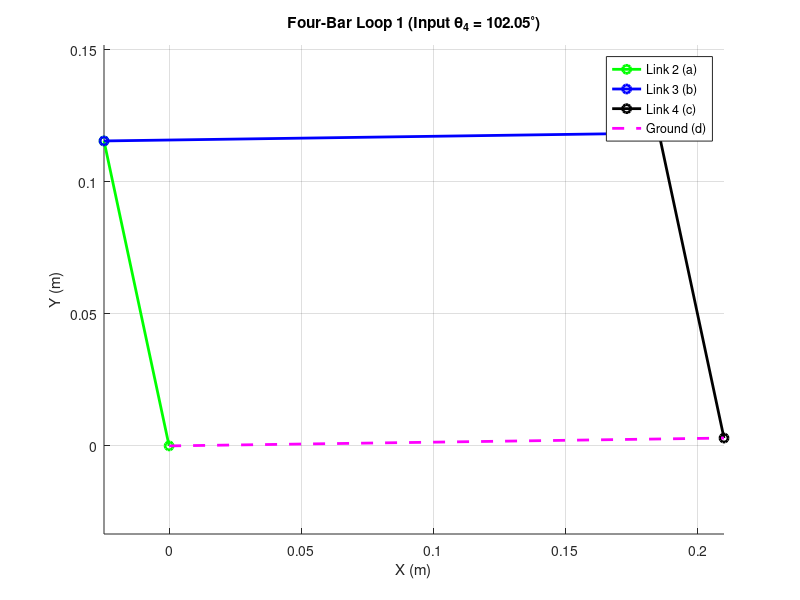

MATLAB code for this plot:
clear all
close all
clc

% ==========================================
% 1. PARAMETERS & INPUT
% ==========================================
% Lengths (meters) based on your request
d = 0.210; % Ground (L1) [cite: 522]
a = 0.118; % Link 2 (Crank) [cite: 522]
b = 0.210; % Link 3 (Coupler) [cite: 522]
c = 0.118; % Link 4 (Rocker/Input here) [cite: 522]

% Input Angles
theta4_deg_global = 102.05; % Input angle for Link 4
offset_deg = 0.81;          % Ground offset angle

% Convert to Radians
offset = deg2rad(offset_deg);
% Convert global input to local frame (relative to ground link d)
theta4_local = deg2rad(theta4_deg_global) - offset;

% ==========================================
% 2. CALCULATION (Inverted K-Method)
% ==========================================
% The standard Norton formulas solve for Theta4 given Theta2. [cite: 383, 418]
% Since we have Theta4 and need Theta2, we swap the roles of 'a' and 'c'.
% Imagine Link 4 is the driver (crank) and Link 2 is the follower.

% Temporary lengths for the calculation
a_prime = c; % Link 4 acts as driver
c_prime = a; % Link 2 acts as follower
b_prime = b; % Coupler remains coupler
d_prime = d; % Ground remains ground

% Calculate K constants [cite: 376, 377, 378]
K1 = d_prime / a_prime;
K2 = d_prime / c_prime;
K3 = (a_prime^2 - b_prime^2 + c_prime^2 + d_prime^2) / (2 * a_prime * c_prime);

% Calculate A, B, C coefficients using Theta4 as input [cite: 415, 416]
% Note: Variable is theta4_local because K-equations assume horizontal ground
A_val = cos(theta4_local) - K1 - K2*cos(theta4_local) + K3;
B_val = -2 * sin(theta4_local);
C_val = K1 - (K2 + 1)*cos(theta4_local) + K3;

% Solve for Theta2 (Open and Crossed configurations) [cite: 418]
% We are solving for theta2 because we swapped inputs
det_root = sqrt(B_val^2 - 4*A_val*C_val);

% Solution 1 (Open)
theta2_local_1 = 2 * atan2((-B_val - det_root), (2 * A_val));
% Solution 2 (Crossed)
theta2_local_2 = 2 * atan2((-B_val + det_root), (2 * A_val));

% Calculate Theta3 for both cases using vector components [cite: 51, 56]
% R3 = R1 + R4 - R2  =>  b*e^j*t3 = d + c*e^j*t4 - a*e^j*t2
R1 = d;
R4 = c * exp(1i * theta4_local);

% Case 1
R2_1 = a * exp(1i * theta2_local_1);
R3_vector_1 = R1 + R4 - R2_1;
theta3_local_1 = angle(R3_vector_1);

% Case 2
R2_2 = a * exp(1i * theta2_local_2);
R3_vector_2 = R1 + R4 - R2_2;
theta3_local_2 = angle(R3_vector_2);

% Convert back to Global Angles
theta2_global_1 = rad2deg(theta2_local_1 + offset);
theta3_global_1 = rad2deg(theta3_local_1 + offset);
theta2_global_2 = rad2deg(theta2_local_2 + offset);
theta3_global_2 = rad2deg(theta3_local_2 + offset);

% Display Results
disp('=== RESULTS FOR LOOP 1 ===');
disp(['Input Theta4: ', num2str(theta4_deg_global)]);
disp(' ');
disp('--- Configuration 1 ---');
disp(['Theta2 (Link 2): ', num2str(theta2_global_1)]);
disp(['Theta3 (Link 3): ', num2str(theta3_global_1)]);
disp(' ');
disp('--- Configuration 2 ---');
disp(['Theta2 (Link 2): ', num2str(theta2_global_2)]);
disp(['Theta3 (Link 3): ', num2str(theta3_global_2)]);

% ==========================================
% 3. PLOTTING VECTORS [cite: 9, 219]
% ==========================================
figure(1); clf; hold on; grid on; axis equal;
title(['Four-Bar Loop 1 (Input \theta_4 = ' num2str(theta4_deg_global) '^\circ)']);
xlabel('X (m)'); ylabel('Y (m)');

% Define Pivot Points (Global Frame)
O2 = 0 + 0i;
O4 = d * exp(1i * offset);

% Choose Configuration 1 to plot (Change to _2 to see the crossed circuit)
t2_plot = theta2_local_1 + offset;
t3_plot = theta3_local_1 + offset;
t4_plot = theta4_local + offset;

% Vector positions
R_O2 = O2;              % Start Point
R_A = O2 + a * exp(1i * t2_plot); % Tip of Link 2
R_B = O4 + c * exp(1i * t4_plot); % Tip of Link 4 (calculated from O4)
R_O4 = O4;              % End Point

% Plot Links
plot([real(R_O2), real(R_A)], [imag(R_O2), imag(R_A)], 'g-o', 'LineWidth', 2, 'DisplayName', 'Link 2 (a)');
plot([real(R_A), real(R_B)], [imag(R_A), imag(R_B)], 'b-o', 'LineWidth', 2, 'DisplayName', 'Link 3 (b)');
plot([real(R_O4), real(R_B)], [imag(R_O4), imag(R_B)], 'k-o', 'LineWidth', 2, 'DisplayName', 'Link 4 (c)');
plot([real(R_O2), real(R_O4)], [imag(R_O2), imag(R_O4)], 'm--', 'LineWidth', 2, 'DisplayName', 'Ground (d)');

legend('Location', 'best');
